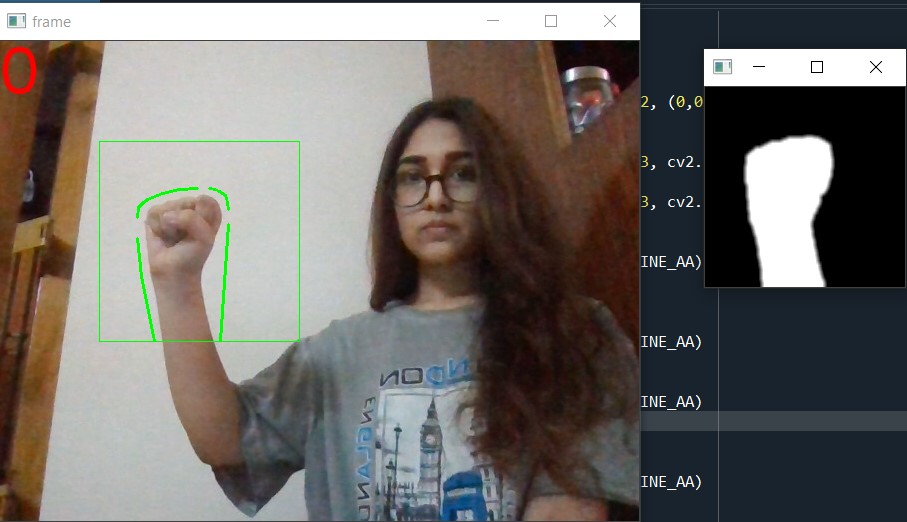
#> input picture term_project/0.jpg, 907 x 522 px, given in place of the camera
$ python object_recognition2.py
#> lines starting #> are read from the running program, lines starting #| are printed output that depends on the picture; after the words box and inside, x2 and y2 are one past the last pixel; in counts of white or black regions, pixels touching at a corner belong together
       # -*- coding: utf-8 -*-
"""
@author: Devasena
"""

import cv2
import numpy as np
import math
#import pyautogui    #the library responsible for controlling vlc media player
cap = cv2.VideoCapture(0) #capture frames continously using a real time web camer

while(1):

    try:  #an error comes if it does not find anything in window as it cannot find contour of max area
          #therefore this try error statement

        ret, frame = cap.read()   #read the input images captured from the webcam frame by frame
#> frame is the input picture: shape (522, 907, 3); mean B, G, R 103.4, 106.9, 111.1
        frame=cv2.flip(frame,1)   #flip the image about y axis to avoid confusion on which hand you are currently using

        roi=frame[100:300, 100:300] #define region of interest within the enitre frame captured. In our case, the area around our hand

        cv2.rectangle(frame,(100,100),(300,300),(0,255,0),0)    #create a rectangular box to visually define the region of interest
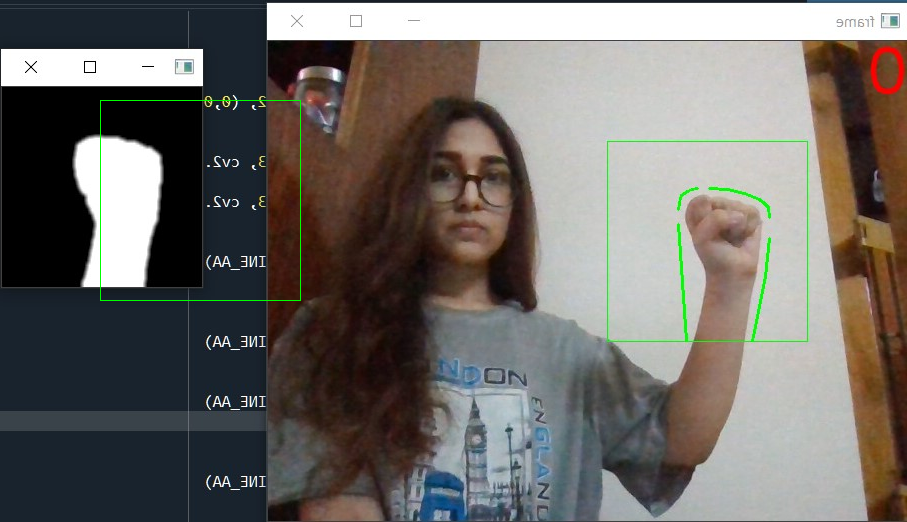
#> frame: shape (522, 907, 3); mean B, G, R 103.3, 107.2, 111
        hsv = cv2.cvtColor(roi, cv2.COLOR_BGR2HSV)  #convert the real time RGB image to a HSV, which makes it easier to segment objects based on its colour
#> hsv: shape (200, 200, 3); mean H, S, V 38.3, 67.7, 83.6
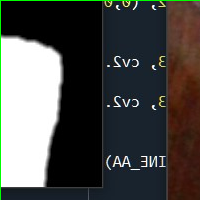
#> roi: shape (200, 200, 3); mean B, G, R 72.4, 74.4, 74.7

        #define the range of H, S and V values according to skin color
        lower_skin = np.array([0,20,70], dtype=np.uint8)  #this range represents a whitish-peach colour (colour of users hand can be adjusted)
        upper_skin = np.array([20,255,255], dtype=np.uint8)

        mask = cv2.inRange(hsv, lower_skin, upper_skin) #this creates a binary image where your hand(white) is extracted from the background(black)
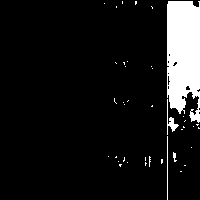
#> mask: shape (200, 200); 9.2% white; 40 white regions (36 under 20 px), largest, box (x1, y1, x2, y2) and area: (167, 1, 200, 123) 3384, (167, 99, 179, 135) 113, (167, 136, 168, 200) 64, (173, 152, 177, 162) 23
        kernel = np.ones((3,3),np.uint8)  #create an 8 bit 3x3 kernel filled with ones for dilation operation
        mask = cv2.dilate(mask,kernel,iterations = 2) #fill in the empty dark spots in the binary hand image thorugh dilation to make it clearly visible
#> mask: shape (200, 200); 14.5% white; 19 white regions
        mask = cv2.GaussianBlur(mask,(5,5),100)  #blur the image to reduce noise
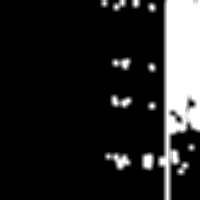
#> mask: shape (200, 200); min 0, max 255, mean 37

        contours,hierarchy= cv2.findContours(mask,cv2.RETR_TREE,cv2.CHAIN_APPROX_SIMPLE)  #this gives the list of all the contours in the image
#> contours = 14 contours, 2 with area under 20; largest, box (x1, y1, x2, y2) and area: (157, 0, 200, 200) 5658, (104, 152, 132, 171) 335, (110, 94, 133, 109) 247, (141, 152, 155, 171) 222, (111, 57, 132, 71) 210

        cnt = max(contours, key = lambda x: cv2.contourArea(x))  #find contour of max area of interest, in this case, our hand
#> cnt = contour of 46 points, box (x1, y1, x2, y2) (157, 0, 200, 200), area 5658
        cv2.drawContours(mask, contours, -1, (0,0,255), thickness = 5)
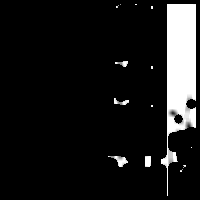
#> mask: shape (200, 200); 9.31% of pixels changed, all inside (x1, y1, x2, y2) = (100, 0, 200, 200)
        #approximate the contour for better boundary detection
        epsilon = 0.0005*cv2.arcLength(cnt,True)
#> epsilon = 0.27
        approx= cv2.approxPolyDP(cnt,epsilon,True)
#> approx has the same summary as cnt

        #make convex hull around hand
        hull = cv2.convexHull(cnt)
#> hull = [[199, 0], [199, 132], [189, 169], [171, 199], [163, 199], [157, 167], [157, 155], [163, 0]]

        #define area of hull and area of hand
        areahull = cv2.contourArea(hull)
#> areahull = 7042
        areacnt = cv2.contourArea(cnt)
#> areacnt = 5658
        arearatio=((areahull-areacnt)/areacnt)*100 #find the percentage of area not covered by hand in convex hull
#> arearatio = 24.46

        #find the convex hull of the approximated hand and the defects
        hull = cv2.convexHull(approx, returnPoints=False)
#> hull = [45, 20, 9, 8, 5, 4, 1, 0]
        defects = cv2.convexityDefects(approx, hull)
#> defects = [[1, 4, 2, 1525], [5, 8, 7, 1463], [9, 20, 10, 4346], [20, 45, 31, 6653]]

        l=0  #define a variable to store the number of defects

        #find the no. of defects due to fingers
        for i in range(defects.shape[0]):
            s,e,f,d = defects[i,0]
            start = tuple(approx[s][0])
            end = tuple(approx[e][0])
            far = tuple(approx[f][0])


            # find length of all sides of triangle formed between the two fingers
            a = math.sqrt((end[0] - start[0])**2 + (end[1] - start[1])**2)
            b = math.sqrt((far[0] - start[0])**2 + (far[1] - start[1])**2)
            c = math.sqrt((end[0] - far[0])**2 + (end[1] - far[1])**2)
            s = (a+b+c)/2
            ar = math.sqrt(s*(s-a)*(s-b)*(s-c))

            #find distance between defect point and convex hull
            d=(2*ar)/a

            # apply cosine rule here
            angle = math.acos((b**2 + c**2 - a**2)/(2*b*c)) * 57


            # ignore angles > 90 and ignore points very close to convex hull(they generally come due to noise)
            if angle <= 90 and d>30:
                l += 1
                cv2.circle(roi, far, 3, [255,0,0], -1) #represent the defects as circular blue points

            #draw lines around hand within the region of interest
            cv2.line(roi,start, end, [0,255,0], 2)
#> this loop made 4 passes
#> (e, f, start, end, far, a) on passes 1 to 4: (4, 2, (163, 0), (157, 155), (163, 154), 155.1), (8, 7, (157, 167), (163, 199), (163, 168), 32.56), (20, 10, (171, 199), (189, 169), (171, 166), 34.99), (45, 31, (189, 169), (199, 132), (171, 136), 38.33)
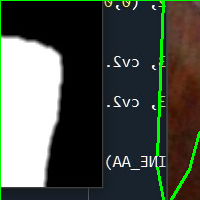
#> roi: shape (200, 200, 3); 1.97% of pixels changed, all inside (x1, y1, x2, y2) = (156, 1, 200, 200)
#> after the loop, l = 0


        #print corresponding gestures which are in their ranges
        font = cv2.FONT_HERSHEY_SIMPLEX
#> font = 0
        if l==0:
            if areacnt<2000:
                cv2.putText(frame,'Put hand in the box',(0,50), font, 2, (0,0,255), 3, cv2.LINE_AA)
            else:
                if arearatio<12:
                    cv2.putText(frame,'0',(0,50), font, 2, (0,0,255), 3, cv2.LINE_AA)
                else:
                    cv2.putText(frame,'1',(0,50), font, 2, (0,0,255), 3, cv2.LINE_AA)
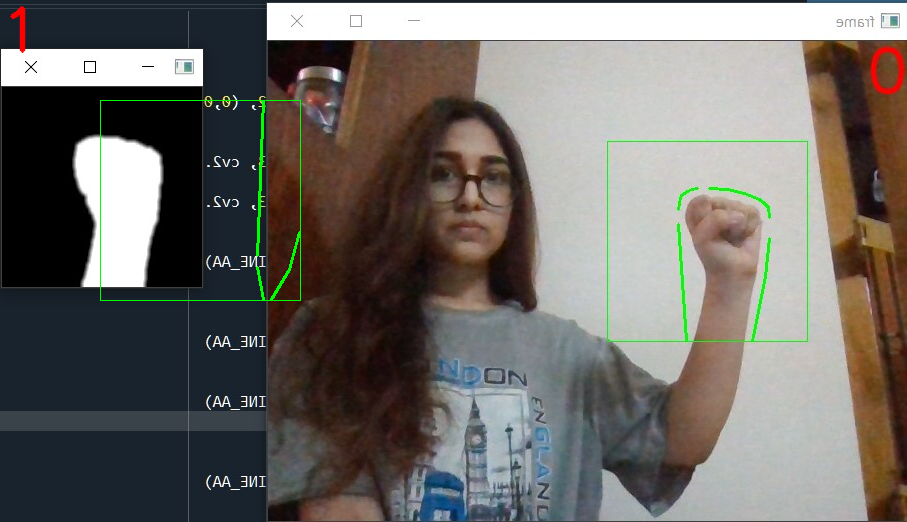
#> frame: shape (522, 907, 3); 0.25% of pixels changed, all inside (x1, y1, x2, y2) = (9, 6, 300, 300)

        elif l==1:
            cv2.putText(frame,'2',(0,50), font, 2, (0,0,255), 3, cv2.LINE_AA)
            #pyautogui.typewrite(['space'], 0.5)

        elif l==2:
            cv2.putText(frame,'3',(0,50), font, 2, (0,0,255), 3, cv2.LINE_AA)
            #pyautogui.hotkey('ctrl', 'left')
        elif l==3:
            cv2.putText(frame,'4',(0,50), font, 2, (0,0,255), 3, cv2.LINE_AA)
            #pyautogui.hotkey('ctrl', 'right')

        elif l==4:
            cv2.putText(frame,'5',(0,50), font, 2, (0,0,255), 3, cv2.LINE_AA)

        else :
            cv2.putText(frame,'reposition',(10,50), font, 2, (0,0,255), 3, cv2.LINE_AA)

        #show the actual image and the thresholded image of hand gestures
        cv2.imshow('mask',mask)
        cv2.imshow('frame',frame)
    except:
        pass


    cv2.waitKey(25)


cv2.destroyAllWindows()
cap.release() #Closes video file or capturing device
